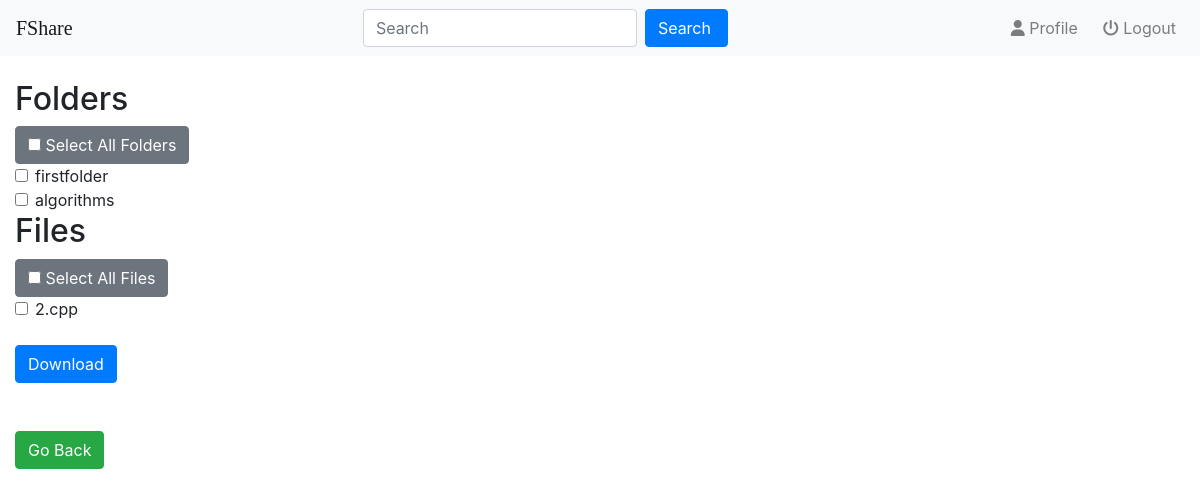
The app's page /home/select_index/5 with its own data.
### fileshare/models.py (models this page shows, shortened)
class Folder(models.Model):
    user = models.ForeignKey(User,on_delete=models.CASCADE,default=1)
    name = models.CharField(max_length=50)
    linkedfolder = models.ForeignKey("self",on_delete=models.CASCADE,null=True,blank=True)
    lastmodified = models.DateTimeField(auto_now=True)
    def __str__(self):
        return self.name

class File(models.Model):
    user = models.ForeignKey(User,on_delete=models.CASCADE,default=1)
    folder=models.ForeignKey(Folder,on_delete=models.CASCADE,null=True,blank=True)
    name = models.CharField(max_length=50,null=True,blank=True)
    file=models.FileField();
    created_on = models.DateTimeField(auto_now_add=True)
    def __str__(self):
        return self.name

### home/views.py (the view)
# urls.py: path('select_index/',views.selectindex,name='select_index'),
def selectindex(request,pk):
    user = User.objects.get(pk=pk)
    user_folders = Folder.objects.filter(user=user)
    user_files = File.objects.filter(user=user)
    all_folders = user_folders.filter(linkedfolder__isnull=True)
    all_files = user_files.filter(folder__isnull=True)
    context = { 'folders':all_folders,'files':all_files }
    return render(request,'home/selectindex.html',context)

### home/templates/home/selectindex.html (shortened to what this page needs)
{% extends 'fileshare/base.html'%}
{% block body %}
<form action="" method="get">
  <h2>Folders</h2>
  <button type="button" class="btn btn-secondary"><input type="checkbox" onClick="toggle(this,'folder')" /> Select All Folders</button><br/>
  {% for f in folders %}
    <div class="form-check">
      <label class="form-check-label" for="check1">
        <input type="checkbox" class="form-check-input" id="check1{{f.pk}}" name="folder" value="{{ f.pk }}">{{ f }}
      </label>
    </div>
  {% endfor %}
  <h2>Files</h2>
  <button type="button" class="btn btn-secondary"><input type="checkbox" onClick="toggle(this,'file')" /> Select All Files</button><br/>
  {% for f in files %}
    <div class="form-check">
      <label class="form-check-label" for="check1">
        <input type="checkbox" class="form-check-input" id="check2{{f.pk}}" name="file" value="{{ f.pk }}">{{ f }}
      </label>
    </div>
  {% endfor %}
<br/>
<button type="submit" class="btn btn-primary" id="download" formaction="{% url 'fileshare:list_folder_file_download' %}">Download</button>
</form>
<br>
<br>
<button onclick="goBack()" class="btn btn-success">Go Back</button>
{% endblock %}

### records on screen
Folder: name "firstfolder"
Folder: name "algorithms"
File: name "2.cpp"
